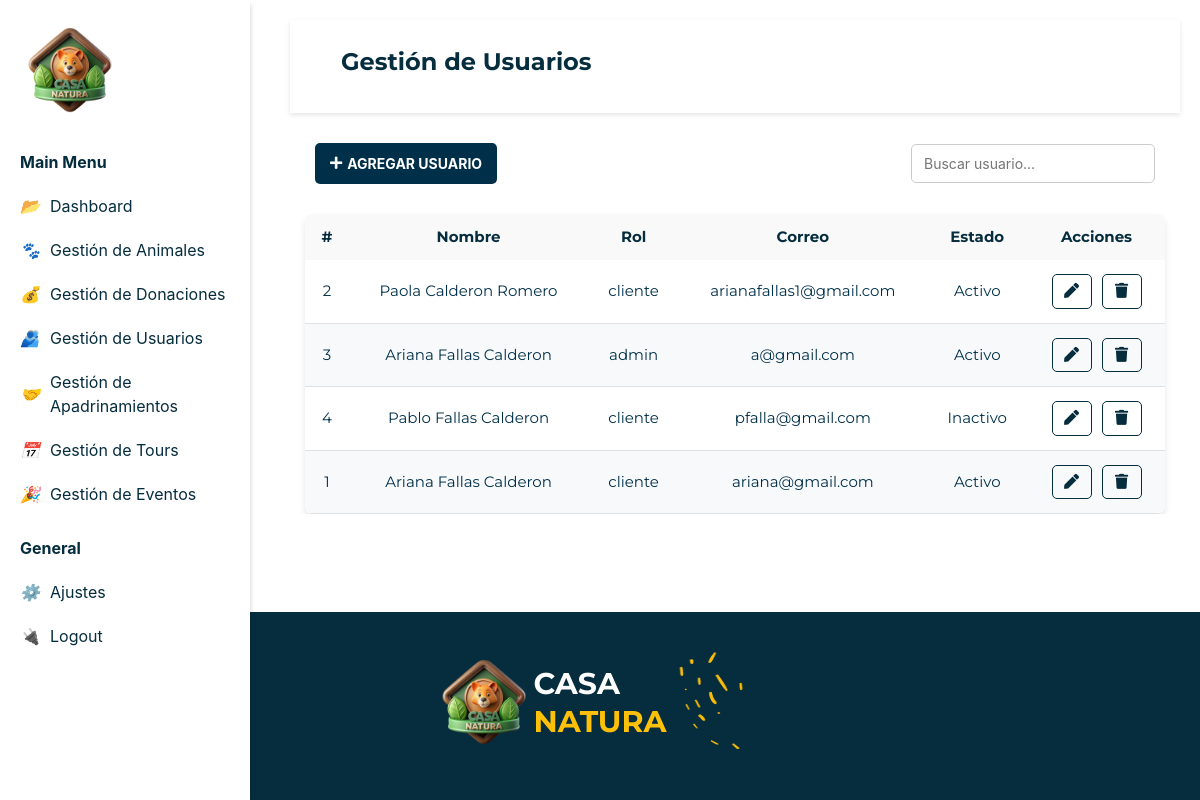
The app's page /gestionUsuarios.php with its own data.
### tables this page shows
CREATE TABLE `roles` (
  `ID_Rol` int(10) NOT NULL,
  `Rol` varchar(15) NOT NULL,
  `ID_Usuario` int(10) NOT NULL
);

CREATE TABLE `usuario` (
  `ID_Usuario` int(10) NOT NULL,
  `Nombre` varchar(15) NOT NULL,
  `Password` varchar(250) NOT NULL,
  `Apellido1` varchar(15) NOT NULL,
  `Apellido2` varchar(15) NOT NULL,
  `Correo` varchar(50) NOT NULL,
  `Telefono` int(40) DEFAULT NULL,
  `Donador` tinyint(1) NOT NULL,
  `Estado` varchar(10) NOT NULL
);

### gestionUsuarios.php (the view, shortened to what this page needs)
<!DOCTYPE html>
<html lang="es">
<head>
    <link href="https://cdnjs.cloudflare.com/ajax/libs/font-awesome/5.15.4/css/all.min.css" rel="stylesheet">
    <link rel="stylesheet" href="./css/style.css">
    <link rel="stylesheet" href="https://cdn.jsdelivr.net/npm/bootstrap@4.3.1/dist/css/bootstrap.min.css">
</head>
<body>
    <?php
    include("sidebar.php");
    echo $sidebarAdmin2;
    ?>
    <?php
    include("sidebar.php");
    echo $sidebarAdmin2;
    include("actions/conexion.php");
    ?>
    <main>
        <div class="viewport">
            <div class="content">
                <nav class="navbar ">
                    <div class="container-fluid">
                        <h2 class="titulo">Gestión de Usuarios</h2>
                    </div>
                </nav>
                <div class="container contenedor-tabla">
                    <div class="fila-header">
                        <div class="boton-agregar">
                            <a class="btn-agregar" href="agregarUsuario.php">
                                <i class="fas fa-plus icono-agregar"></i> AGREGAR USUARIO
                            </a>
                        </div>
                        <div class="buscador">
                            <div class="input-grupo">
                                <input type="text" class="campo-buscar" placeholder="Buscar usuario...">
                            </div>
                        </div>
                    </div>
                    <table class="tabla text-center">
                        <tr>
                            <th>#</th>
                            <th>Nombre</th>
                            <th>Rol</th>
                            <th>Correo</th>
                            <th>Estado</th>
                            <th>Acciones</th>
                        </tr>
                        <tbody>
                            <?php
                            $sqlUsuarios = "SELECT a.ID_Usuario,CONCAT( a.Nombre,' ', a.Apellido1,' ', a.Apellido2) as NombreCompleto, a.Correo, a.Estado, b.Rol
                            FROM usuario a
                            INNER JOIN roles b
                            ON a.ID_Usuario = b.ID_Usuario";
                            $resultadoUsuarios = $conn->query($sqlUsuarios);
                            if ($resultadoUsuarios->num_rows > 0) {
                                while ($fila = $resultadoUsuarios->fetch_assoc()) {
                                    echo "<tr>";
                                    echo "<td>" . htmlspecialchars($fila['ID_Usuario']) . "</td>";
                                    echo "<td>" . htmlspecialchars($fila['NombreCompleto']) . "</td>";
                                    echo "<td>" . htmlspecialchars($fila['Rol']) . "</td>";
                                    echo "<td>" . htmlspecialchars($fila['Correo']) . "</td>";
                                    echo "<td>" . htmlspecialchars($fila['Estado']) . "</td>";
                                    echo "<td class='actions'>";
                                    echo "<a href='editarUsuario.php?id=" . $fila['ID_Usuario'] . "' class='edit'><i class='fas fa-pen'></i></a>";
                                    echo "<button class='delete' id='eliminarUsuario' data-id='" . $fila['ID_Usuario'] . "'>
            <i class='fas fa-trash'></i>
        </button>";
                                    echo "</td>";
                                    echo "</tr>";
                                }
                            } else {
                                echo "<tr><td colspan='4'>No se encontraron usuarios</td></tr>";
                            }
                            ?>
                        </tbody>
                    </table>
                </div>
            </div>
        </div>
    </main>
    <?php
    include("sidebar.php");
    echo $footerAdmin;
    ?>
</body>
</html>

### css/style.css (style rules this page uses)
body { font-family: 'Montserrat', sans-serif; margin: 0; display: flex; flex-direction: column; padding: 0; box-sizing: border-box; font-weight: bold; min-height: 100vh; }
main { flex: 1; }
.navbar { display: flex; align-items: baseline; justify-content: space-between; padding: 10px 20px; background-color: #fff; box-shadow: 0 2px 5px rgba(0, 0, 0, 0.1); font-family: 'Montserrat', sans-serif; font-weight: bold; }
.content { margin-left: 270px; padding: 20px; }
input, textarea { margin-bottom: 15px; padding: 10px; border-radius: 5px; border: 1px solid #ddd; width: 100%; }
button { color: white; padding: 10px 20px; border: none; border-radius: 5px; cursor: pointer; width: 100%; }
.container { justify-items: center; }
input, select, button { width: 100%; margin-bottom: 15px; padding: 8px; border-radius: 3px; border: 1px solid #ccc; }
.viewport { box-sizing: border-box; max-width: 100%; transition: all 0.5s ease; }
.content { position: relative; margin-right: 0; }
.titulo { color:#062D3E; font-weight:bold; padding:20px; font-family: "Montserrat", Arial, sans-serif; }
table { color:#062D3E; width: 100%; border-collapse:collapse; }
th { background-color: #f9f9f9; }
td { font-weight: 200; }
th, td { color:#062D3E; padding:12px; text-align:left; }
.actions { display: flex; gap: 10px; }
.actions button { background-color: transparent; border: none; cursor: pointer; }
.actions .edit { color:#062D3E; border: 0.5px solid; border-radius:5px; padding:5px; width: 40px; }
.actions .delete { color:#062D3E; border: 0.5px solid; border-radius:5px; padding:5px; width: 40px; }
body { font-family: Arial, sans-serif; margin: 0; padding: 0; }
.titulo { font-size: 24px; font-weight: bold; text-align: center; }
.fila-header { display: flex; width: 100%; justify-content: space-between; align-items: center; margin-bottom: 20px; padding: 10px; }
.boton-agregar { flex-shrink: 0; }
.btn-agregar { display: flex; align-items: center; background-color: #003049; color: white; text-decoration: none; padding: 10px 15px; border-radius: 5px; font-size: 14px; font-weight: bold; transition: background-color 0.3s ease; }
.icono-agregar { margin-right: 5px; }
.buscador { flex-grow: 1; display: flex; justify-content: flex-end; }
.input-grupo input { width: 100%; max-width: 300px; padding: 8px 12px; border: 1px solid #ccc; border-radius: 5px; font-size: 14px; }
.contenedor-tabla { overflow-x: auto; margin-top: 20px; }
.tabla { width: 100%; border-collapse: separate; border-spacing: 0; background-color: #ffffff; box-shadow: 0px 4px 6px rgba(0, 0, 0, 0.1); border-radius: 8px; overflow: hidden; font-family: "Montserrat", Arial, sans-serif; font-size: 15px; color: #003049; }
.tabla td { transition: background-color 0.3s ease; color: #003049; font-weight:400; text-align: center; }
.tabla tbody tr:nth-child(even) { background-color: #f8f9fa; }
.tabla tbody tr:nth-child(odd) { background-color: #ffffff; }
.tabla tbody td { padding: 14px; border-bottom: 1px solid #dee2e6; }
.tabla tbody td.actions { text-align: center; display: flex; justify-content: center; gap: 10px; }

### records on screen
roles: ID_Usuario.ID_Usuario "2", NombreCompleto "Paola Calderon Romero", Rol "cliente", ID_Usuario.Correo "arianafallas1@gmail.com", ID_Usuario.Estado "Activo"
roles: ID_Usuario.ID_Usuario "3", NombreCompleto "Ariana Fallas Calderon", Rol "admin", ID_Usuario.Correo "a@gmail.com", ID_Usuario.Estado "Activo"
roles: ID_Usuario.ID_Usuario "4", NombreCompleto "Pablo Fallas Calderon", Rol "cliente", ID_Usuario.Correo "pfalla@gmail.com", ID_Usuario.Estado "Inactivo"
roles: ID_Usuario.ID_Usuario "1", NombreCompleto "Ariana Fallas Calderon", Rol "cliente", ID_Usuario.Correo "ariana@gmail.com", ID_Usuario.Estado "Activo"
